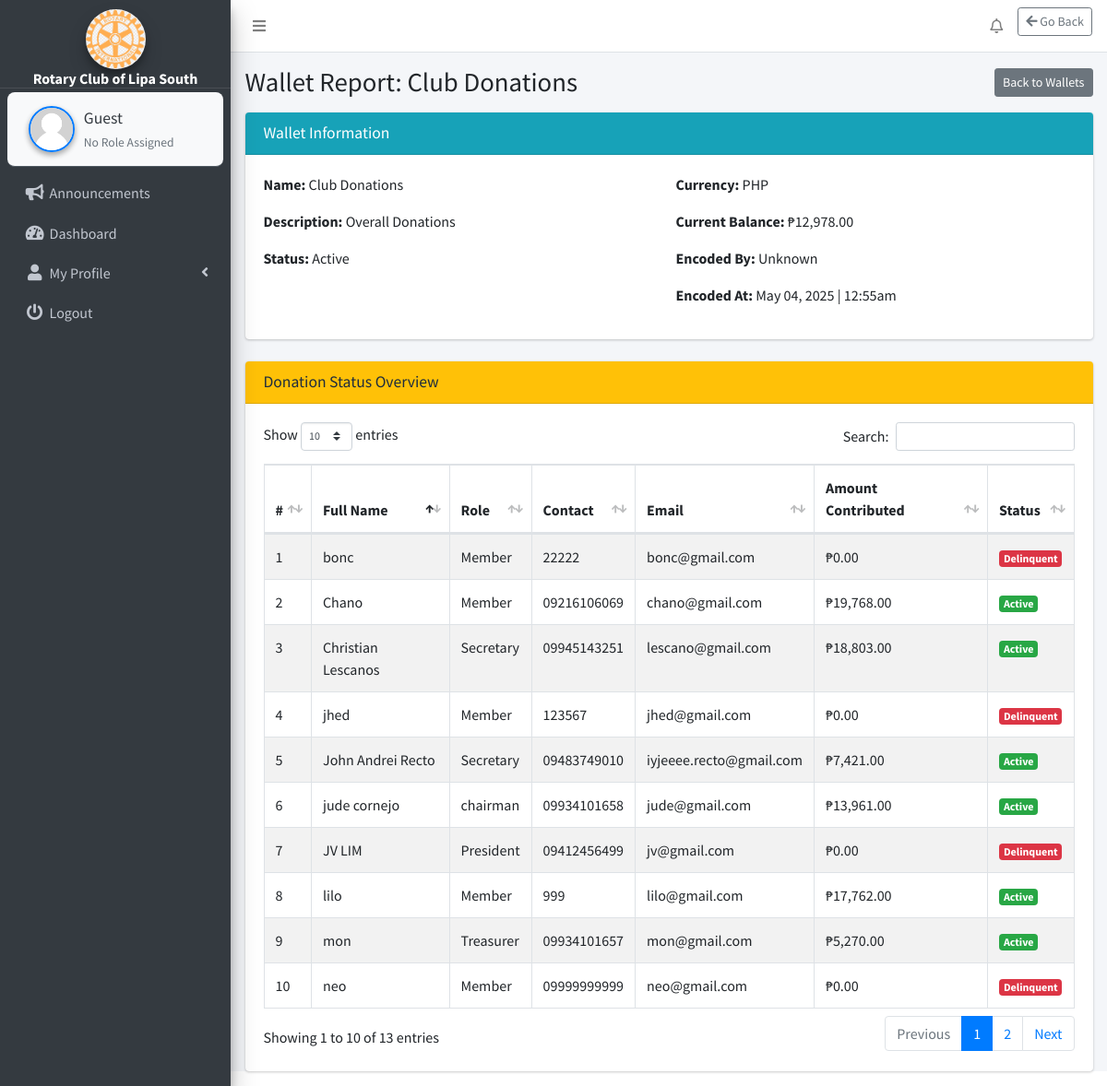
Page /webpages/club-reports/wallet-report/wallet_details.php?id=2 on the committed database.
### tables this page shows
CREATE TABLE `settings` (
  `id` int(11) NOT NULL,
  `system_name` varchar(255) NOT NULL,
  `logo` varchar(255) NOT NULL,
  `currency` varchar(50) NOT NULL
);

CREATE TABLE `club_wallet_categories` (
  `id` int(11) NOT NULL,
  `fund_name` varchar(255) NOT NULL,
  `description` text DEFAULT NULL,
  `current_balance` decimal(10,2) NOT NULL DEFAULT 0.00,
  `currency` varchar(10) DEFAULT 'PHP',
  `status` varchar(20) DEFAULT 'Active',
  `owner` varchar(100) DEFAULT NULL,
  `encoded_by` int(11) NOT NULL,
  `encoded_at` timestamp NOT NULL DEFAULT current_timestamp(),
  `is_required_to_pay` enum('Yes','No') DEFAULT 'No',
  `payment_frequency` enum('Monthly','Quarterly','Annually') DEFAULT NULL,
  `total_annual_fee` decimal(10,2) DEFAULT NULL,
  `required_amount` decimal(10,2) DEFAULT NULL
);

CREATE TABLE `members` (
  `id` int(11) NOT NULL,
  `fullname` varchar(255) NOT NULL,
  `dob` date NOT NULL,
  `gender` varchar(10) NOT NULL,
  `contact_number` varchar(20) NOT NULL,
  `email` varchar(255) NOT NULL,
  `address` varchar(255) NOT NULL,
  `role` int(11) DEFAULT 6,
  `occupation` varchar(255) NOT NULL,
  `membership_number` varchar(20) NOT NULL,
  `created_at` timestamp NOT NULL DEFAULT current_timestamp(),
  `photo` varchar(255) NOT NULL,
  `expiry_date` date DEFAULT NULL,
  `password` varchar(255) NOT NULL
);

CREATE TABLE `club_position` (
  `id` int(11) NOT NULL,
  `position_name` varchar(255) NOT NULL
);

### webpages/club-reports/wallet-report/wallet_details.php (the view, shortened to what this page needs)
<?php
include_once($_SERVER['DOCUMENT_ROOT'] . '/rotary/includes/config.php');
$wallet_id = $_GET['id'] ?? null;
$stmt = $conn->prepare("
    SELECT w.*, m.fullname AS encoded_by_name
    FROM club_wallet_categories w
    LEFT JOIN members m ON w.encoded_by = m.id
    WHERE w.id = ?
");
$stmt->bind_param("i", $wallet_id);
$stmt->execute();
$wallet = $stmt->get_result()->fetch_assoc();
$fund_name = strtolower($wallet['fund_name']);
if (str_contains($fund_name, 'membership')) {
    $title = 'Membership Status Overview';
} elseif (str_contains($fund_name, 'donation')) {
    $title = 'Donation Status Overview';
} elseif (str_contains($fund_name, 'sponsorship')) {
    $title = 'Sponsorship Report';
} else {
    $title = 'Contributor Status Overview';
}
$memberQuery = $conn->query("SELECT m.*, p.position_name FROM members m LEFT JOIN club_position p ON m.role = p.id ORDER BY m.fullname ASC");
$members = [];
$index = 0;
while ($row = $memberQuery->fetch_assoc()) {
    if ($index % 3 == 0) {
        $row['status'] = 'Delinquent';
        $row['sample_amount'] = 0;
    } else {
        $row['status'] = 'Active';
        $row['sample_amount'] = rand(5000, 20000);
    }
    $members[] = $row;
    $index++;
}
?>
<?php include('../../../includes/header.php'); ?>
<body class="hold-transition sidebar-mini layout-fixed">
<div class="wrapper">
<?php include('../../../includes/nav.php'); ?>
<?php include('../../../includes/sidebar.php'); ?>
<div class="content-wrapper">
<section class="content-header">
  <div class="container-fluid d-flex justify-content-between align-items-center">
    <h1>Wallet Report: <?= htmlspecialchars($wallet['fund_name']) ?></h1>
    <a href="wallet_report.php" class="btn btn-sm btn-secondary">Back to Wallets</a>
  </div>
</section>
<section class="content">
  <div class="container-fluid">
    <div class="card mb-4">
      <div class="card-header bg-info text-white"><h3 class="card-title">Wallet Information</h3></div>
      <div class="card-body">
        <div class="row">
          <div class="col-md-6">
            <p><strong>Name:</strong> <?= htmlspecialchars($wallet['fund_name']) ?></p>
            <p><strong>Description:</strong> <?= htmlspecialchars($wallet['description']) ?></p>
            <p><strong>Status:</strong> <?= htmlspecialchars($wallet['status']) ?></p>
          </div>
          <div class="col-md-6">
            <p><strong>Currency:</strong> <?= htmlspecialchars($wallet['currency']) ?></p>
            <p><strong>Current Balance:</strong> ₱<?= number_format($wallet['current_balance'], 2) ?></p>
            <p><strong>Encoded By:</strong> <?= htmlspecialchars($wallet['encoded_by_name'] ?? 'Unknown') ?></p>
            <p><strong>Encoded At:</strong> <?= date('M d, Y | h:ia', strtotime($wallet['encoded_at'])) ?></p>
          </div>
        </div>
      </div>
    </div>
    <div class="card">
      <div class="card-header bg-warning">
        <h3 class="card-title"><?= $title ?></h3>
      </div>
      <div class="card-body">
        <table id="statusTable" class="table table-bordered table-striped">
          <thead>
            <tr>
              <th>#</th>
              <th>Full Name</th>
              <th>Role</th>
              <th>Contact</th>
              <th>Email</th>
              <th>Amount Contributed</th>
              <th>Status</th>
            </tr>
          </thead>
          <tbody>
            <?php foreach ($members as $i => $m): ?>
              <tr>
                <td><?= $i + 1 ?></td>
                <td><?= htmlspecialchars($m['fullname']) ?></td>
                <td><?= htmlspecialchars($m['position_name'] ?? 'Member') ?></td>
                <td><?= htmlspecialchars($m['contact_number']) ?></td>
                <td><?= htmlspecialchars($m['email']) ?></td>
                <td>₱<?= number_format($m['sample_amount'], 2) ?></td>
                <td>
                  <span class="badge badge-<?= $m['status'] === 'Active' ? 'success' : 'danger' ?>">
                    <?= $m['status'] ?>
                  </span>
                </td>
              </tr>
            <?php endforeach; ?>
          </tbody>
        </table>
      </div>
    </div>
  </div>
</section>
</div>
</div>
</body>
</html>

### includes/sidebar.php (shortened to what this page needs)
<?php
$current_page = $_SERVER['REQUEST_URI'];
function getSystemName() {
    global $conn;
    $result = $conn->query("SELECT system_name FROM settings");
    return ($result->num_rows > 0) ? $result->fetch_assoc()['system_name'] : 'RCLS';
}
function getLogoUrl() {
    global $conn;
    $result = $conn->query("SELECT logo FROM settings");
    if ($result->num_rows > 0) {
        $logoFile = $result->fetch_assoc()['logo'];
        $path = "/rotary/uploads/" . $logoFile;
        return file_exists($_SERVER['DOCUMENT_ROOT'] . $path) ? $path : "/rotary/dist/img/AdminLTELogo.png";
    }
    return "/rotary/dist/img/AdminLTELogo.png";
}
?>
<aside class="main-sidebar sidebar-dark-primary elevation-4">
    <div class="text-center"
         style="padding: 10px 0 0 0; margin: 0 !important; border-bottom: 1px solid rgba(255,255,255,0.1);">
        <a href="#" class="d-block" style="margin: 0; padding: 0;">
            <img src="<?php echo getLogoUrl(); ?>"
                 alt="Logo"
                 class="img-circle elevation-3"
                 style="width: 65px; height: 65px; object-fit: cover; margin: 0 auto; display: block;">
            <div class="brand-text font-weight-bold text-white"
                 style="font-size: 1rem; line-height: 1.1; margin: 2px 0 0 0;">
                <?php echo getSystemName(); ?>
            </div>
        </a>
    </div>
    <div class="sidebar" style="padding-top: 4px !important; margin-top: 0 !important;">
        <div class="user-panel d-flex align-items-center"
             style="background-color: #f8f9fa; border-radius: 8px; padding: 10px; margin: 0 !important;">
            <div class="image me-3">
                <?php
                $photoPath = !empty($_SESSION['photo'])
                    ? '/rotary/uploads/member_photos/' . $_SESSION['photo']
                    : '/rotary/uploads/member_photos/default.jpg';
                $fullPath = $_SERVER['DOCUMENT_ROOT'] . $photoPath;
                $photoDisplay = file_exists($fullPath) ? $photoPath : '/rotary/uploads/member_photos/default.jpg';
                ?>
                <img src="<?php echo htmlspecialchars($photoDisplay); ?>"
                     class="img-size-50 img-circle elevation-2"
                     alt="Member Photo"
                     style="width: 50px; height: 50px; object-fit: cover; border: 2px solid #007bff;">
            </div>
            <div class="info flex-grow-1">
                <a href="/rotary/webpages/manage-profile/my-profile/my_profile.php"
                   class="d-block fw-semibold text-dark"
                   style="font-size: 1.1rem; white-space: nowrap; overflow: hidden; text-overflow: ellipsis;">
                    <?php echo htmlspecialchars($_SESSION['fullname'] ?? 'Guest'); ?>
                </a>
                <?php if (!empty($positionName)): ?>
                    <small class="d-block mt-1 px-2 py-1 rounded"
                           style="background-color: #007bff; color: white; font-size: 0.85rem; max-width: fit-content; box-shadow: 0 0 6px rgba(0, 123, 255, 0.6);">
                        <?php echo htmlspecialchars($positionName); ?>
                    </small>
                <?php else: ?>
                    <small class="d-block mt-1 text-muted" style="font-size: 0.85rem;">No Role Assigned</small>
                <?php endif; ?>
            </div>
        </div>
        <nav class="mt-2">
            <ul class="nav nav-pills nav-sidebar flex-column" data-widget="treeview" role="menu" data-accordion="false">
                <li class="nav-item">
                    <a href="/rotary/announcements/announcements.php" class="nav-link <?php echo (strpos($current_page, 'announcements.php') !== false) ? 'active' : ''; ?>">
                        <i class="nav-icon fas fa-bullhorn me-2"></i><p>Announcements</p>
                    </a>
                </li>
                <li class="nav-item">
                    <a href="/rotary/dashboard/dashboard.php" class="nav-link <?php echo (strpos($current_page, 'dashboard.php') !== false) ? 'active' : ''; ?>">
                        <i class="nav-icon fas fa-tachometer-alt me-2"></i><p>Dashboard</p>
                    </a>
                </li>
                <?php
                $current_page = basename($_SERVER['PHP_SELF']);
                ?>
                <li class="nav-item has-treeview <?php echo (
                    $current_page === 'my_profile.php' ||
                    $current_page === 'personal_transaction.php'
                ) ? 'menu-open' : ''; ?>">
                    <a href="#" class="nav-link <?php echo (
                        $current_page === 'my_profile.php' ||
                        $current_page === 'personal_transaction.php'
                    ) ? 'active' : ''; ?>">
                        <i class="nav-icon fas fa-user"></i><p>My Profile<i class="fas fa-angle-left right"></i></p>
                    </a>
                </li>
                <li class="nav-item">
                    <a href="/rotary/webpages/logout/logout.php" class="nav-link">
                        <i class="nav-icon fas fa-power-off"></i><p>Logout</p>
                    </a>
                </li>
            </ul>
        </nav>
    </div>
</aside>

### rows in the picture
settings: logo (picture), system_name "Rotary Club of Lipa South"
club_wallet_categories: fund_name "Club Donations", description "Overall Donations", status "Active", currency "PHP", current_balance "12,978.00", encoded_at "May 04, 2025 | 12:55am", fund_name "Donation Status Overview"
members: fullname "bonc", role.position_name "Member", contact_number "22222", email "bonc@gmail.com", sample_amount "0.00", status "Delinquent"
members: fullname "Chano", role.position_name "Member", contact_number "09216106069", email "chano@gmail.com", sample_amount "19,768.00", status "Active"
members: fullname "Christian Lescanos", role.position_name "Secretary", contact_number "09945143251", email "lescano@gmail.com", sample_amount "18,803.00", status "Active"
members: fullname "jhed", role.position_name "Member", contact_number "123567", email "jhed@gmail.com", sample_amount "0.00", status "Delinquent"
members: fullname "John Andrei Recto", role.position_name "Secretary", contact_number "09483749010", email "iyjeeee.recto@gmail.com", sample_amount "7,421.00", status "Active"
members: fullname "jude cornejo", role.position_name "chairman", contact_number "09934101658", email "jude@gmail.com", sample_amount "13,961.00", status "Active"
members: fullname "JV LIM", role.position_name "President", contact_number "09412456499", email "jv@gmail.com", sample_amount "0.00", status "Delinquent"
members: fullname "lilo", role.position_name "Member", contact_number "999", email "lilo@gmail.com", sample_amount "17,762.00", status "Active"
members: fullname "mon", role.position_name "Treasurer", contact_number "09934101657", email "mon@gmail.com", sample_amount "5,270.00", status "Active"
members: fullname "neo", role.position_name "Member", contact_number "09999999999", email "neo@gmail.com", sample_amount "0.00", status "Delinquent"

### other values in the picture
$_SESSION['fullname'] "Guest"
$wallet['encoded_by_name'] "Unknown"
